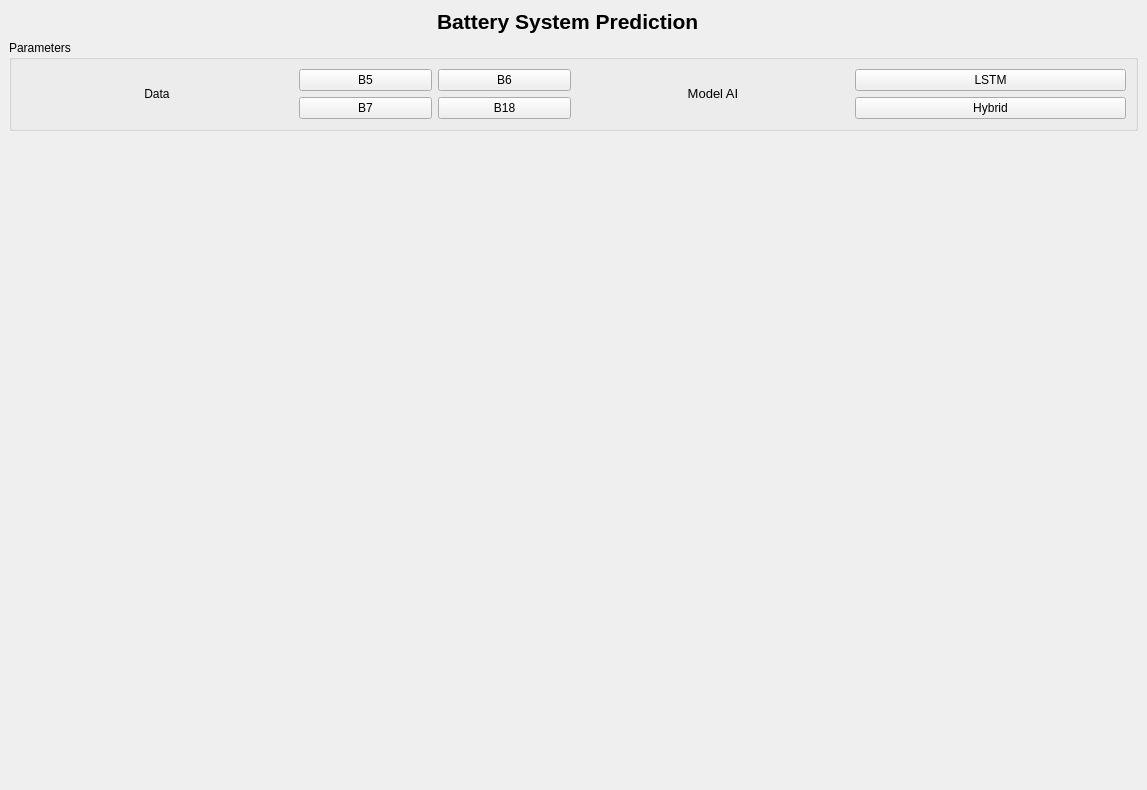
<?xml version="1.0" encoding="UTF-8"?>
<ui version="4.0">
 <class>MainWindow</class>
 <widget class="QMainWindow" name="MainWindow">
  <property name="geometry">
   <rect>
    <x>0</x>
    <y>0</y>
    <width>1147</width>
    <height>790</height>
   </rect>
  </property>
  <property name="windowTitle">
   <string>Battery System Prediction</string>
  </property>
  <property name="windowIcon">
   <iconset>
    <normaloff>BRIN_edge.png</normaloff>BRIN_edge.png</iconset>
  </property>
  <widget class="QWidget" name="centralwidget">
   <layout class="QGridLayout" name="gridLayout_7">
    <item row="0" column="0">
     <layout class="QGridLayout" name="gridLayout_6">
      <item row="2" column="1">
       <layout class="QVBoxLayout" name="plotSpace"/>
      </item>
      <item row="3" column="1">
       <spacer name="horizontalSpacer">
        <property name="orientation">
         <enum>Qt::Horizontal</enum>
        </property>
        <property name="sizeHint" stdset="0">
         <size>
          <width>1048</width>
          <height>0</height>
         </size>
        </property>
       </spacer>
      </item>
      <item row="1" column="1">
       <widget class="QGroupBox" name="groupBox">
        <property name="title">
         <string>Parameters</string>
        </property>
        <layout class="QGridLayout" name="gridLayout_5">
         <item row="0" column="0">
          <layout class="QGridLayout" name="gridLayout_3">
           <item row="0" column="0">
            <widget class="QLabel" name="Data">
             <property name="text">
              <string>&lt;html&gt;&lt;head/&gt;&lt;body&gt;&lt;p&gt;&lt;span style=&quot; font-size:9pt;&quot;&gt;Data&lt;/span&gt;&lt;/p&gt;&lt;/body&gt;&lt;/html&gt;</string>
             </property>
             <property name="textFormat">
              <enum>Qt::MarkdownText</enum>
             </property>
             <property name="alignment">
              <set>Qt::AlignCenter</set>
             </property>
             <property name="margin">
              <number>0</number>
             </property>
             <property name="indent">
              <number>89</number>
             </property>
            </widget>
           </item>
           <item row="0" column="1">
            <layout class="QGridLayout" name="gridLayout">
             <item row="0" column="0">
              <widget class="QPushButton" name="buttonB5">
               <property name="text">
                <string>B5</string>
               </property>
              </widget>
             </item>
             <item row="0" column="1">
              <widget class="QPushButton" name="buttonB6">
               <property name="text">
                <string>B6</string>
               </property>
              </widget>
             </item>
             <item row="1" column="0">
              <widget class="QPushButton" name="buttonB7">
               <property name="text">
                <string>B7</string>
               </property>
              </widget>
             </item>
             <item row="1" column="1">
              <widget class="QPushButton" name="button18">
               <property name="text">
                <string>B18</string>
               </property>
              </widget>
             </item>
            </layout>
           </item>
          </layout>
         </item>
         <item row="0" column="1">
          <layout class="QGridLayout" name="gridLayout_4">
           <item row="0" column="0">
            <widget class="QLabel" name="Model">
             <property name="text">
              <string>&lt;html&gt;&lt;head/&gt;&lt;body&gt;&lt;p&gt;&lt;span style=&quot; font-size:10pt;&quot;&gt;Model AI&lt;/span&gt;&lt;/p&gt;&lt;/body&gt;&lt;/html&gt;</string>
             </property>
             <property name="alignment">
              <set>Qt::AlignCenter</set>
             </property>
             <property name="indent">
              <number>61</number>
             </property>
            </widget>
           </item>
           <item row="0" column="1">
            <layout class="QGridLayout" name="gridLayout_2">
             <item row="0" column="0">
              <widget class="QPushButton" name="buttonLSTM">
               <property name="text">
                <string>LSTM</string>
               </property>
              </widget>
             </item>
             <item row="1" column="0">
              <widget class="QPushButton" name="buttonHybird">
               <property name="text">
                <string>Hybrid</string>
               </property>
              </widget>
             </item>
            </layout>
           </item>
          </layout>
         </item>
        </layout>
       </widget>
      </item>
      <item row="0" column="1">
       <layout class="QHBoxLayout" name="horizontalLayout">
        <property name="leftMargin">
         <number>0</number>
        </property>
        <property name="rightMargin">
         <number>279</number>
        </property>
        <item>
         <widget class="QLabel" name="logo_brin">
          <property name="enabled">
           <bool>true</bool>
          </property>
          <property name="text">
           <string/>
          </property>
          <property name="pixmap">
           <pixmap>BRIN_main.png</pixmap>
          </property>
          <property name="alignment">
           <set>Qt::AlignCenter</set>
          </property>
          <property name="margin">
           <number>8</number>
          </property>
         </widget>
        </item>
        <item>
         <widget class="QLabel" name="judul">
          <property name="font">
           <font>
            <pointsize>12</pointsize>
           </font>
          </property>
          <property name="contextMenuPolicy">
           <enum>Qt::NoContextMenu</enum>
          </property>
          <property name="text">
           <string>&lt;html&gt;&lt;head/&gt;&lt;body&gt;&lt;p&gt;&lt;span style=&quot; font-size:16pt; font-weight:600;&quot;&gt;Battery System Prediction&lt;/span&gt;&lt;/p&gt;&lt;/body&gt;&lt;/html&gt;</string>
          </property>
          <property name="alignment">
           <set>Qt::AlignLeading|Qt::AlignLeft|Qt::AlignVCenter</set>
          </property>
          <property name="margin">
           <number>8</number>
          </property>
         </widget>
        </item>
       </layout>
      </item>
      <item row="2" column="0">
       <spacer name="verticalSpacer">
        <property name="orientation">
         <enum>Qt::Vertical</enum>
        </property>
        <property name="sizeHint" stdset="0">
         <size>
          <width>0</width>
          <height>40</height>
         </size>
        </property>
       </spacer>
      </item>
     </layout>
    </item>
   </layout>
  </widget>
 </widget>
 <resources/>
 <connections/>
</ui>
